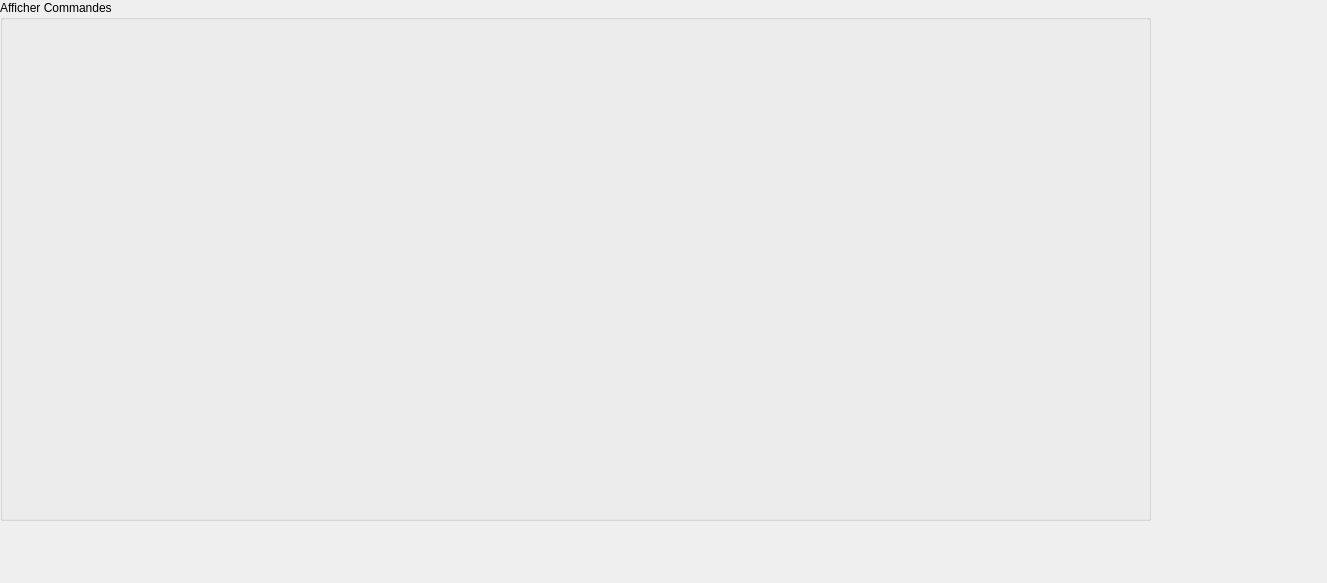
<?xml version="1.0" encoding="UTF-8"?>
<ui version="4.0">
 <class>Dialog</class>
 <widget class="QDialog" name="Dialog">
  <property name="geometry">
   <rect>
    <x>0</x>
    <y>0</y>
    <width>1327</width>
    <height>583</height>
   </rect>
  </property>
  <property name="windowTitle">
   <string>Dialog</string>
  </property>
  <widget class="QGroupBox" name="groupBox">
   <property name="geometry">
    <rect>
     <x>0</x>
     <y>0</y>
     <width>1151</width>
     <height>521</height>
    </rect>
   </property>
   <property name="title">
    <string>Afficher Commandes</string>
   </property>
  </widget>
 </widget>
 <resources/>
 <connections/>
</ui>
